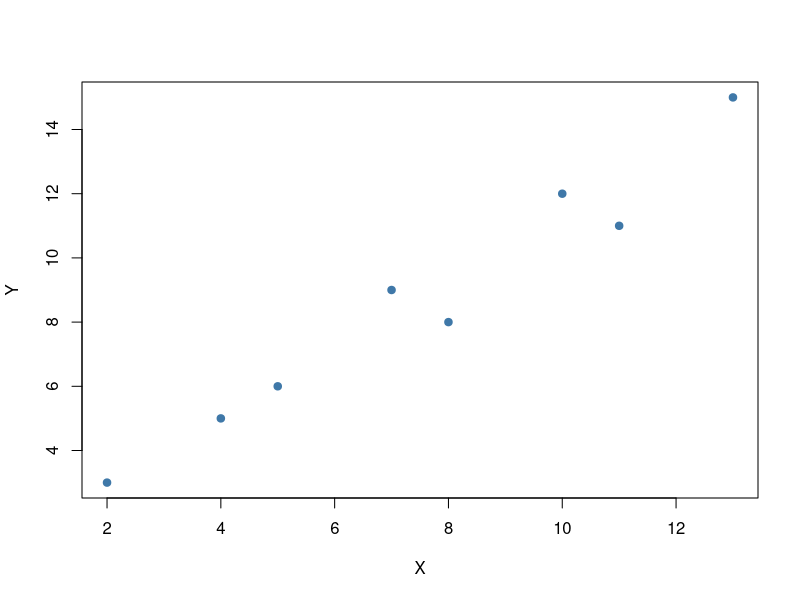

This figure's R source:
## ---- chunk 1
x <- c(2,4,5,7,8,10,11,13)
y <- c(3,5,6,9,8,12,11,15)
plot(x,y,pch=19,col="#3F78A8",xlab="X",ylab="Y")
result <- cor.test(x,y,method="pearson")
print(result$estimate)
print(result$conf.int)
print(result$p.value)
